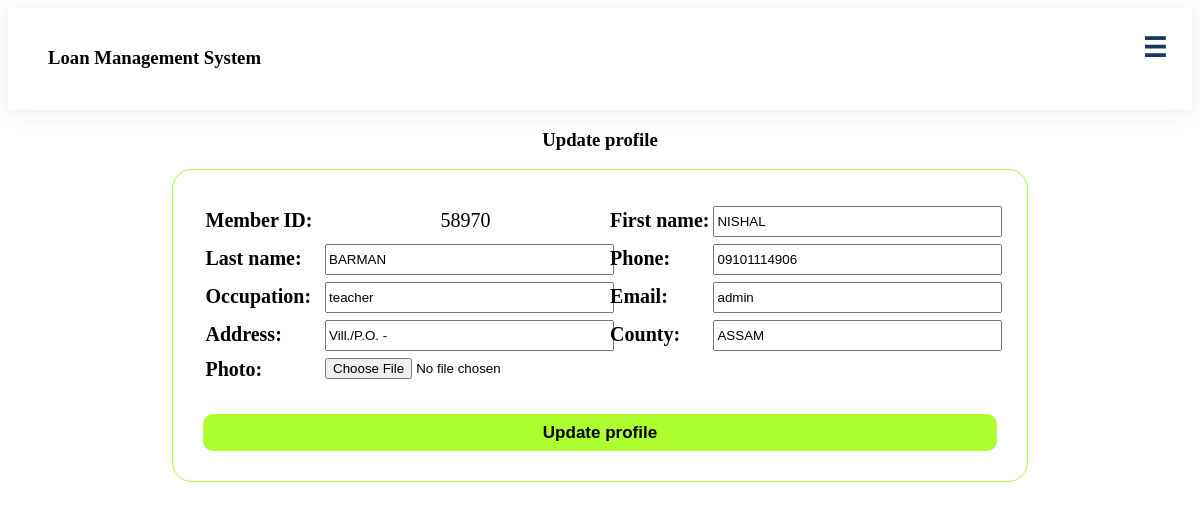
Before: /updateprofile.php with the older database file.
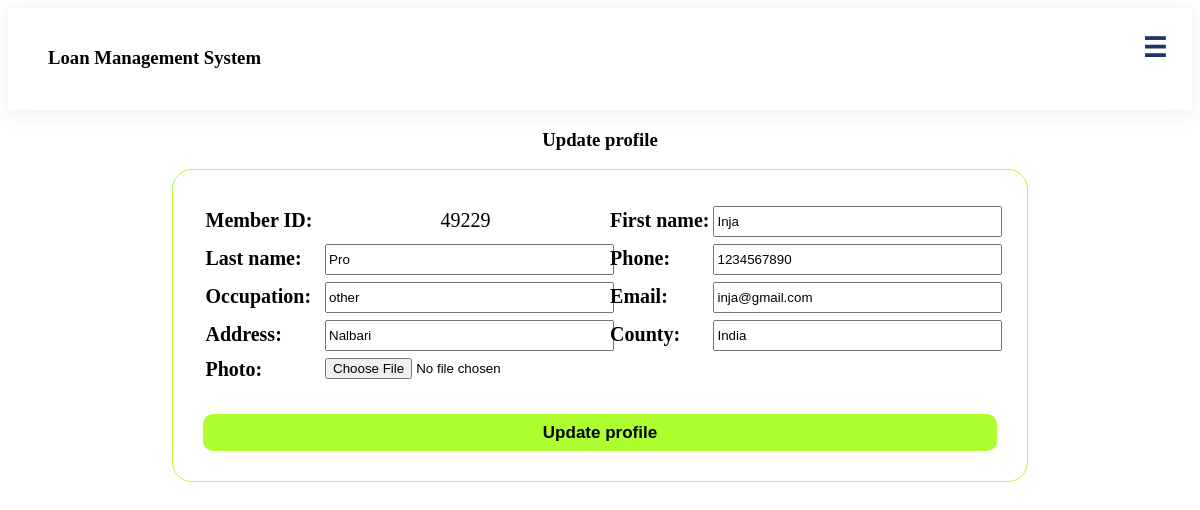
After: the same page with the newer database file.
### tables this page shows
CREATE TABLE `member` (
  `id` int(5) NOT NULL,
  `memberId` int(8) NOT NULL,
  `fName` varchar(15) NOT NULL,
  `lName` varchar(15) NOT NULL,
  `gender` varchar(6) NOT NULL,
  `phone` varchar(13) NOT NULL,
  `occupation` varchar(20) NOT NULL,
  `email` varchar(30) NOT NULL,
  `password` varchar(15) NOT NULL,
  `address` varchar(12) NOT NULL,
  `county` varchar(20) NOT NULL,
  `district` varchar(20) NOT NULL,
  `location` varchar(20) NOT NULL,
  `photo` varchar(200) NOT NULL,
  `dob` date NOT NULL,
  `regDate` date NOT NULL
);

### updateprofile.php (the view, shortened to what this page needs)
<?php require_once('Connections/mlms.php'); ?>
<?php
$editFormAction = $_SERVER['PHP_SELF'];
if (isset($_SERVER['QUERY_STRING'])) {
    $editFormAction .= "?" . htmlentities($_SERVER['QUERY_STRING']);
}
mysqli_select_db($mlms, $database_mlms);
$query_updprof = "SELECT memberId, fName, lName, phone, occupation, email, address, county, photo FROM member";
$updprof = mysqli_query($mlms, $query_updprof);
$row_updprof = mysqli_fetch_assoc($updprof);
?>
<!DOCTYPE html
    PUBLIC "-//W3C//DTD XHTML 1.0 Transitional//EN" "http://www.w3.org/TR/xhtml1/DTD/xhtml1-transitional.dtd">
<html xmlns="http://www.w3.org/1999/xhtml">
<head>
    <link rel="stylesheet" type="text/css" href="Assets/css/style.css">
</head>
<body>
    <?php include 'header/user.php'; ?>
    <center>
        <div class="mainn">
            <h3>Update profile</h3>
            <form action="<?php echo $editFormAction; ?>" method="post" class="form" name="form1" id="form1">
                <table align="center">
                    <tr valign="baseline">
                        <td nowrap="nowrap" align="left"><b>Member ID:<b></td>
                        <td>
                            <?php echo $row_updprof['memberId']; ?>
                        </td>
                        <td nowrap="nowrap" align="left"><b>First name:<b></td>
                        <td><input type="text" name="fName" readonly
                                value="<?php echo htmlentities($row_updprof['fName'], ENT_COMPAT, 'utf-8'); ?>"
                                size="32" /></td>
                    </tr>
                    <tr valign="baseline">
                        <td nowrap="nowrap" align="left"><b>Last name:&nbsp;&nbsp;<b></td>
                        <td><input type="text" name="lName" readonly
                                value="<?php echo htmlentities($row_updprof['lName'], ENT_COMPAT, 'utf-8'); ?>"
                                size="32" /></td>
                        <td nowrap="nowrap" align="left" t"><b>Phone:&nbsp;&nbsp;<b></td>
                        <td><input type="text" name="phone"
                                value="<?php echo htmlentities($row_updprof['phone'], ENT_COMPAT, 'utf-8'); ?>"
                                size="32" /></td>
                    </tr>
                    <tr valign="baseline">
                        <td nowrap="nowrap" align="left"><b>Occupation:&nbsp;&nbsp;<b></td>
                        <td><input type="text" name="occupation"
                                value="<?php echo htmlentities($row_updprof['occupation'], ENT_COMPAT, 'utf-8'); ?>"
                                size="32" /></td>
                        <td nowrap="nowrap" align="left"><b>Email:&nbsp;&nbsp;<b></td>
                        <td><input type="text" name="email"
                                value="<?php echo htmlentities($row_updprof['email'], ENT_COMPAT, 'utf-8'); ?>"
                                size="32" /></td>
                    </tr>
                    <tr valign="baseline">
                        <td nowrap="nowrap" align="left"><b>Address:&nbsp;&nbsp;<b></td>
                        <td><input type="text" name="address"
                                value="<?php echo htmlentities($row_updprof['address'], ENT_COMPAT, 'utf-8'); ?>"
                                size="32" /></td>
                        <td nowrap="nowrap" align="left"><b>County:&nbsp;&nbsp;<b></td>
                        <td><input type="text" name="county" readonly
                                value="<?php echo htmlentities($row_updprof['county'], ENT_COMPAT, 'utf-8'); ?>"
                                size="32" /></td>
                    </tr>
                    <tr valign="baseline">
                        <td nowrap="nowrap" align="left"><b>Photo:&nbsp;&nbsp;<b></td>
                        <td><input type="file" name="photo" required
                                value="<?php echo htmlentities($row_updprof['photo'], ENT_COMPAT, 'utf-8'); ?>"
                                size="32" /></td>
                    </tr>
                </table>
                <br>
                <input class="frmBtn" type="submit" value="Update profile" />
            </form>
            <p>&nbsp;</p>
        </div>
    </center>
</body>
</html>

Changed rows visible on the page:
removed member: memberId "58970", fName "NISHAL", lName "BARMAN", phone "09101114906", occupation "teacher", email "admin", address "Vill./P.O. -", county "ASSAM"
added member: memberId "49229", fName "Inja", lName "Pro", phone "1234567890", occupation "other", email "inja@gmail.com", address "Nalbari", county "India"
